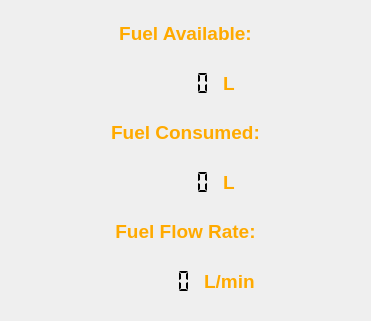
   <widget class="QFrame" name="FuelSatus_frame">
    <property name="geometry">
     <rect>
      <x>699</x>
      <y>11</y>
      <width>371</width>
      <height>321</height>
     </rect>
    </property>
    <property name="frameShape">
     <enum>QFrame::NoFrame</enum>
    </property>
    <property name="frameShadow">
     <enum>QFrame::Plain</enum>
    </property>
    <widget class="QWidget" name="layoutWidget">
     <property name="geometry">
      <rect>
       <x>10</x>
       <y>12</y>
       <width>351</width>
       <height>291</height>
      </rect>
     </property>
     <layout class="QVBoxLayout" name="verticalLayout_22">
      <item>
       <layout class="QVBoxLayout" name="verticalLayout_5">
        <item>
         <widget class="QLabel" name="fuel_av_label">
          <property name="font">
           <font>
            <family>Tahoma</family>
            <pointsize>14</pointsize>
            <weight>9</weight>
            <italic>false</italic>
            <bold>false</bold>
           </font>
          </property>
          <property name="styleSheet">
           <string notr="true">font: 75 14pt &quot;Tahoma&quot;;</string>
          </property>
          <property name="text">
           <string>&lt;html&gt;&lt;head/&gt;&lt;body&gt;&lt;p align=&quot;center&quot;&gt;&lt;span style=&quot; font-size:14pt; font-weight:600; color:#ffaa00;&quot;&gt;Fuel Available:&lt;/span&gt;&lt;/p&gt;&lt;/body&gt;&lt;/html&gt;</string>
          </property>
         </widget>
        </item>
        <item>
         <layout class="QHBoxLayout" name="horizontalLayout_13">
          <item>
           <spacer name="horizontalSpacer_3">
            <property name="orientation">
             <enum>Qt::Horizontal</enum>
            </property>
            <property name="sizeHint" stdset="0">
             <size>
              <width>40</width>
              <height>20</height>
             </size>
            </property>
           </spacer>
          </item>
          <item>
           <widget class="QLCDNumber" name="Fuel_av_display">
            <property name="minimumSize">
             <size>
              <width>81</width>
              <height>31</height>
             </size>
            </property>
            <property name="maximumSize">
             <size>
              <width>81</width>
              <height>31</height>
             </size>
            </property>
            <property name="font">
             <font>
              <family>Tahoma</family>
              <pointsize>14</pointsize>
              <weight>75</weight>
              <bold>true</bold>
             </font>
            </property>
            <property name="frameShape">
             <enum>QFrame::NoFrame</enum>
            </property>
            <property name="frameShadow">
             <enum>QFrame::Plain</enum>
            </property>
            <property name="smallDecimalPoint">
             <bool>true</bool>
            </property>
            <property name="segmentStyle">
             <enum>QLCDNumber::Flat</enum>
            </property>
           </widget>
          </item>
          <item>
           <widget class="QLabel" name="Fuel_av_vol_label">
            <property name="font">
             <font>
              <family>Tahoma</family>
              <pointsize>14</pointsize>
              <weight>9</weight>
              <italic>false</italic>
              <bold>false</bold>
             </font>
            </property>
            <property name="styleSheet">
             <string notr="true">font: 75 14pt &quot;Tahoma&quot;;</string>
            </property>
            <property name="text">
             <string>&lt;html&gt;&lt;head/&gt;&lt;body&gt;&lt;p&gt;&lt;span style=&quot; font-weight:600; color:#ffaa00;&quot;&gt;L&lt;/span&gt;&lt;/p&gt;&lt;/body&gt;&lt;/html&gt;</string>
            </property>
           </widget>
          </item>
          <item>
           <spacer name="horizontalSpacer_4">
            <property name="orientation">
             <enum>Qt::Horizontal</enum>
            </property>
            <property name="sizeHint" stdset="0">
             <size>
              <width>40</width>
              <height>20</height>
             </size>
            </property>
           </spacer>
          </item>
         </layout>
        </item>
       </layout>
      </item>
      <item>
       <layout class="QVBoxLayout" name="verticalLayout_8">
        <item>
         <widget class="QLabel" name="fuel_con_label">
          <property name="font">
           <font>
            <family>Tahoma</family>
            <pointsize>14</pointsize>
            <weight>9</weight>
            <italic>false</italic>
            <bold>false</bold>
           </font>
          </property>
          <property name="styleSheet">
           <string notr="true">font: 75 14pt &quot;Tahoma&quot;;</string>
          </property>
          <property name="text">
           <string>&lt;html&gt;&lt;head/&gt;&lt;body&gt;&lt;p align=&quot;center&quot;&gt;&lt;span style=&quot; font-size:14pt; font-weight:600; color:#ffaa00;&quot;&gt;Fuel Consumed:&lt;/span&gt;&lt;/p&gt;&lt;/body&gt;&lt;/html&gt;</string>
          </property>
         </widget>
        </item>
        <item>
         <layout class="QHBoxLayout" name="horizontalLayout_4">
          <item>
           <spacer name="horizontalSpacer_5">
            <property name="orientation">
             <enum>Qt::Horizontal</enum>
            </property>
            <property name="sizeHint" stdset="0">
             <size>
              <width>40</width>
              <height>20</height>
             </size>
            </property>
           </spacer>
          </item>
          <item>
           <widget class="QLCDNumber" name="fuel_con_display">
            <property name="minimumSize">
             <size>
              <width>81</width>
              <height>31</height>
             </size>
            </property>
            <property name="maximumSize">
             <size>
              <width>81</width>
              <height>31</height>
             </size>
            </property>
            <property name="font">
             <font>
              <family>Tahoma</family>
              <pointsize>14</pointsize>
              <weight>75</weight>
              <bold>true</bold>
             </font>
            </property>
            <property name="frameShape">
             <enum>QFrame::NoFrame</enum>
            </property>
            <property name="frameShadow">
             <enum>QFrame::Plain</enum>
            </property>
            <property name="smallDecimalPoint">
             <bool>true</bool>
            </property>
            <property name="segmentStyle">
             <enum>QLCDNumber::Flat</enum>
            </property>
           </widget>
          </item>
          <item>
           <widget class="QLabel" name="fuel_con_vol">
            <property name="font">
             <font>
              <family>Tahoma</family>
              <pointsize>14</pointsize>
              <weight>9</weight>
              <italic>false</italic>
              <bold>false</bold>
             </font>
            </property>
            <property name="styleSheet">
             <string notr="true">font: 75 14pt &quot;Tahoma&quot;;</string>
            </property>
            <property name="text">
             <string>&lt;html&gt;&lt;head/&gt;&lt;body&gt;&lt;p&gt;&lt;span style=&quot; font-weight:600; color:#ffaa00;&quot;&gt;L&lt;/span&gt;&lt;/p&gt;&lt;/body&gt;&lt;/html&gt;</string>
            </property>
           </widget>
          </item>
          <item>
           <spacer name="horizontalSpacer_6">
            <property name="orientation">
             <enum>Qt::Horizontal</enum>
            </property>
            <property name="sizeHint" stdset="0">
             <size>
              <width>40</width>
              <height>20</height>
             </size>
            </property>
           </spacer>
          </item>
         </layout>
        </item>
       </layout>
      </item>
      <item>
       <layout class="QVBoxLayout" name="verticalLayout_21">
        <item>
         <widget class="QLabel" name="ffr_label">
          <property name="font">
           <font>
            <family>Tahoma</family>
            <pointsize>14</pointsize>
            <weight>9</weight>
            <italic>false</italic>
            <bold>false</bold>
           </font>
          </property>
          <property name="styleSheet">
           <string notr="true">font: 75 14pt &quot;Tahoma&quot;;</string>
          </property>
          <property name="text">
           <string>&lt;html&gt;&lt;head/&gt;&lt;body&gt;&lt;p align=&quot;center&quot;&gt;&lt;span style=&quot; font-weight:600; color:#ffaa00;&quot;&gt;Fuel Flow Rate:&lt;/span&gt;&lt;/p&gt;&lt;/body&gt;&lt;/html&gt;</string>
          </property>
         </widget>
        </item>
        <item>
         <layout class="QHBoxLayout" name="horizontalLayout_3">
          <item>
           <spacer name="horizontalSpacer_7">
            <property name="orientation">
             <enum>Qt::Horizontal</enum>
            </property>
            <property name="sizeHint" stdset="0">
             <size>
              <width>40</width>
              <height>20</height>
             </size>
            </property>
           </spacer>
          </item>
          <item>
           <widget class="QLCDNumber" name="ffr_display">
            <property name="minimumSize">
             <size>
              <width>81</width>
              <height>31</height>
             </size>
            </property>
            <property name="maximumSize">
             <size>
              <width>81</width>
              <height>31</height>
             </size>
            </property>
            <property name="font">
             <font>
              <family>Tahoma</family>
              <pointsize>14</pointsize>
              <weight>75</weight>
              <bold>true</bold>
             </font>
            </property>
            <property name="frameShape">
             <enum>QFrame::NoFrame</enum>
            </property>
            <property name="frameShadow">
             <enum>QFrame::Plain</enum>
            </property>
            <property name="smallDecimalPoint">
             <bool>true</bool>
            </property>
            <property name="segmentStyle">
             <enum>QLCDNumber::Flat</enum>
            </property>
           </widget>
          </item>
          <item>
           <widget class="QLabel" name="ffr_rate_label">
            <property name="font">
             <font>
              <family>Tahoma</family>
              <pointsize>14</pointsize>
              <weight>9</weight>
              <italic>false</italic>
              <bold>false</bold>
             </font>
            </property>
            <property name="styleSheet">
             <string notr="true">font: 75 14pt &quot;Tahoma&quot;;</string>
            </property>
            <property name="text">
             <string>&lt;html&gt;&lt;head/&gt;&lt;body&gt;&lt;p&gt;&lt;span style=&quot; font-weight:600; color:#ffaa00;&quot;&gt;L/min&lt;/span&gt;&lt;/p&gt;&lt;/body&gt;&lt;/html&gt;</string>
            </property>
           </widget>
          </item>
          <item>
           <spacer name="horizontalSpacer_8">
            <property name="orientation">
             <enum>Qt::Horizontal</enum>
            </property>
            <property name="sizeHint" stdset="0">
             <size>
              <width>40</width>
              <height>20</height>
             </size>
            </property>
           </spacer>
          </item>
         </layout>
        </item>
       </layout>
      </item>
     </layout>
    </widget>
   </widget>
